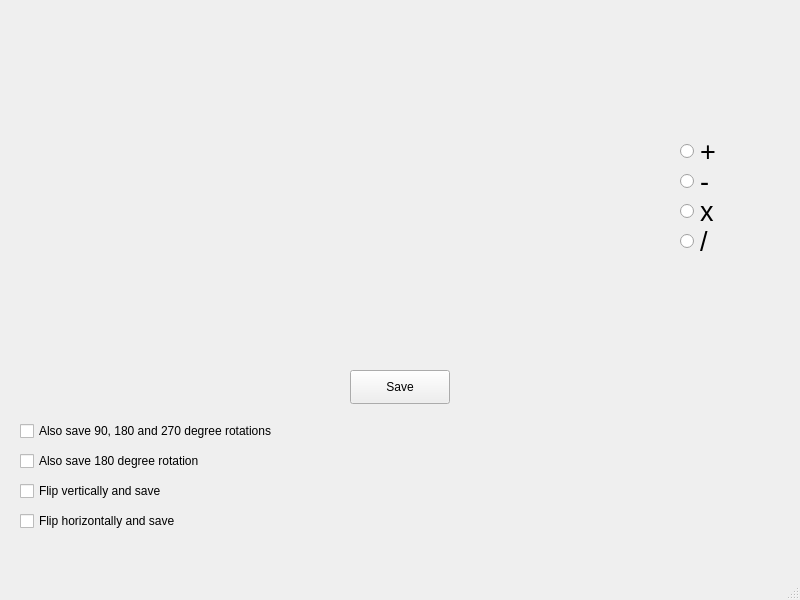
<?xml version="1.0" encoding="UTF-8"?>
<ui version="4.0">
 <class>MainWindow</class>
 <widget class="QMainWindow" name="MainWindow">
  <property name="geometry">
   <rect>
    <x>0</x>
    <y>0</y>
    <width>800</width>
    <height>600</height>
   </rect>
  </property>
  <property name="windowTitle">
   <string>MainWindow</string>
  </property>
  <widget class="QWidget" name="centralwidget">
   <widget class="QPushButton" name="saveButton">
    <property name="geometry">
     <rect>
      <x>350</x>
      <y>370</y>
      <width>100</width>
      <height>34</height>
     </rect>
    </property>
    <property name="text">
     <string>Save</string>
    </property>
   </widget>
   <widget class="QCheckBox" name="checkBox_1">
    <property name="geometry">
     <rect>
      <x>20</x>
      <y>420</y>
      <width>291</width>
      <height>22</height>
     </rect>
    </property>
    <property name="text">
     <string>Also save 90, 180 and 270 degree rotations</string>
    </property>
   </widget>
   <widget class="QCheckBox" name="checkBox_2">
    <property name="geometry">
     <rect>
      <x>20</x>
      <y>450</y>
      <width>291</width>
      <height>22</height>
     </rect>
    </property>
    <property name="text">
     <string>Also save 180 degree rotation</string>
    </property>
   </widget>
   <widget class="QCheckBox" name="checkBox_3">
    <property name="geometry">
     <rect>
      <x>20</x>
      <y>480</y>
      <width>291</width>
      <height>22</height>
     </rect>
    </property>
    <property name="text">
     <string>Flip vertically and save</string>
    </property>
   </widget>
   <widget class="QCheckBox" name="checkBox_4">
    <property name="geometry">
     <rect>
      <x>20</x>
      <y>510</y>
      <width>291</width>
      <height>22</height>
     </rect>
    </property>
    <property name="text">
     <string>Flip horizontally and save</string>
    </property>
   </widget>
   <widget class="QLabel" name="label">
    <property name="geometry">
     <rect>
      <x>440</x>
      <y>470</y>
      <width>58</width>
      <height>18</height>
     </rect>
    </property>
    <property name="text">
     <string/>
    </property>
   </widget>
   <widget class="QRadioButton" name="radioButton">
    <property name="geometry">
     <rect>
      <x>680</x>
      <y>140</y>
      <width>105</width>
      <height>22</height>
     </rect>
    </property>
    <property name="font">
     <font>
      <pointsize>20</pointsize>
     </font>
    </property>
    <property name="text">
     <string>+</string>
    </property>
   </widget>
   <widget class="QRadioButton" name="radioButton_2">
    <property name="geometry">
     <rect>
      <x>680</x>
      <y>170</y>
      <width>105</width>
      <height>22</height>
     </rect>
    </property>
    <property name="font">
     <font>
      <pointsize>20</pointsize>
     </font>
    </property>
    <property name="text">
     <string>-</string>
    </property>
   </widget>
   <widget class="QRadioButton" name="radioButton_3">
    <property name="geometry">
     <rect>
      <x>680</x>
      <y>200</y>
      <width>105</width>
      <height>22</height>
     </rect>
    </property>
    <property name="font">
     <font>
      <pointsize>20</pointsize>
     </font>
    </property>
    <property name="text">
     <string>x</string>
    </property>
   </widget>
   <widget class="QRadioButton" name="radioButton_4">
    <property name="geometry">
     <rect>
      <x>680</x>
      <y>230</y>
      <width>105</width>
      <height>22</height>
     </rect>
    </property>
    <property name="font">
     <font>
      <pointsize>20</pointsize>
     </font>
    </property>
    <property name="text">
     <string>/</string>
    </property>
   </widget>
   <widget class="QWidget" name="paintContainer" native="true">
    <property name="geometry">
     <rect>
      <x>250</x>
      <y>30</y>
      <width>300</width>
      <height>300</height>
     </rect>
    </property>
    <widget class="QLabel" name="paintArea">
     <property name="geometry">
      <rect>
       <x>30</x>
       <y>20</y>
       <width>250</width>
       <height>250</height>
      </rect>
     </property>
     <property name="text">
      <string/>
     </property>
    </widget>
   </widget>
  </widget>
  <widget class="QMenuBar" name="menubar">
   <property name="geometry">
    <rect>
     <x>0</x>
     <y>0</y>
     <width>800</width>
     <height>30</height>
    </rect>
   </property>
  </widget>
  <widget class="QStatusBar" name="statusbar"/>
 </widget>
 <resources/>
 <connections/>
</ui>
